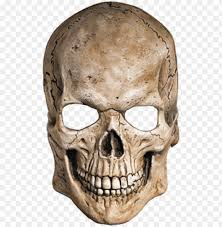
#> input picture Body_Parts_Detection_and_Tracking/skull.png, 222 x 227 px
$ python p2.py
#> lines starting #> are read from the running program, lines starting #| are printed output that depends on the picture
# OpenCV provee de un buen marco de referencia para la detección de rostros, sólo necesitamos
# cargar el archivo de cascada y usarlo para detectar caras en una imagen y posteriormente,
# montar alguna máscara.

# diversión con la detección de rostros

import cv2
import numpy as np

face_cascade = cv2.CascadeClassifier('/home/pi/opencv/opencv-4.1.2/data/haarcascades/haarcascade_frontalface_alt.xml')

face_mask = cv2.imread('skull.png')
#> face_mask is the input picture: shape (227, 222, 3); mean B, G, R 182.9, 193.3, 204
#cv2.imshow('mask', face_mask)
h_mask, w_mask = face_mask.shape[:2]
#> h_mask = 227; w_mask = 222

if face_cascade.empty():
    raise IOError('No ha sido posible cargar el archivo clasificador de cascada xml')

cap = cv2.VideoCapture(-1)
scaling_factor = 1.0

while True:
    ret, frame = cap.read()
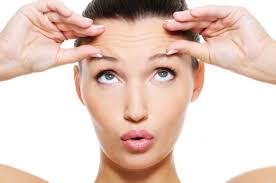
#> input picture Body_Parts_Detection_and_Tracking/input.jpg, 276 x 183 px, given in place of the camera
#> frame is the input picture: shape (183, 276, 3); mean B, G, R 193.2, 204, 228
    frame = cv2.resize(frame, None, fx = scaling_factor, fy = scaling_factor, interpolation = cv2.INTER_AREA)
    gray = cv2.cvtColor(frame, cv2.COLOR_BGR2GRAY)
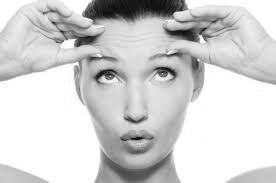
#> gray: shape (183, 276); min 6, max 255, mean 210
    face_rects = face_cascade.detectMultiScale(gray, 1.3, 5, minSize=(30, 30), flags=cv2.CASCADE_SCALE_IMAGE)
#> face_rects = [[66, 18, 143, 143]]
    for (x, y, w, h) in face_rects:
        if h > 0 and w > 0:
            # Ajusta lo alto y lo ancho de los parámetros dependiendo de los tamaños y sus
            # localizaciones, se necesita estar probando con estos valores para aegurarse de que
            # se ha hecho bien
            h, w = int(1.4 * h), int(1.0 * w)
            y -= int(0.2 * h)

            # Extraemos la región de interés desde la imagen
            frame_roi = frame[y:y+h, x:x+w]
            face_mask_small = cv2.resize(face_mask, (w, h), interpolation = cv2.INTER_AREA)

            # Convertimos la imagen de color a escala de grises y la delimitamos
            gray_mask = cv2.cvtColor(face_mask_small, cv2.COLOR_BGR2GRAY)
            ret, mask = cv2.threshold(gray_mask, 180, 255, cv2.THRESH_BINARY_INV)

            # Creamos una máscara inversa
            mask_inv = cv2.bitwise_not(mask)

            # Usamos la máscara para extraer la región de la cara de interés
            masked_face = cv2.bitwise_and(face_mask_small, face_mask_small, mask = mask)

            # Usamos la máscara inversa para obtener la parte remanente de la imagen
#> (the run stopped early here; a loop or call above may not have finished)
